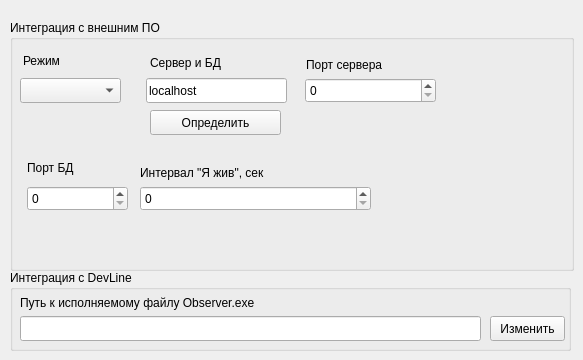
       <widget class="QWidget" name="Integrations">
        <attribute name="title">
         <string>Интеграции</string>
        </attribute>
        <widget class="QGroupBox" name="groupBox_10">
         <property name="geometry">
          <rect>
           <x>10</x>
           <y>20</y>
           <width>564</width>
           <height>251</height>
          </rect>
         </property>
         <property name="title">
          <string>Интеграция с внешним ПО</string>
         </property>
         <widget class="QLabel" name="label_49">
          <property name="geometry">
           <rect>
            <x>140</x>
            <y>30</y>
            <width>131</width>
            <height>25</height>
           </rect>
          </property>
          <property name="text">
           <string>Сервер и БД</string>
          </property>
         </widget>
         <widget class="QLabel" name="label_50">
          <property name="geometry">
           <rect>
            <x>296</x>
            <y>32</y>
            <width>131</width>
            <height>25</height>
           </rect>
          </property>
          <property name="text">
           <string>Порт сервера</string>
          </property>
         </widget>
         <widget class="QComboBox" name="INTEGRATION_Use_comboBox">
          <property name="geometry">
           <rect>
            <x>10</x>
            <y>58</y>
            <width>101</width>
            <height>25</height>
           </rect>
          </property>
         </widget>
         <widget class="QLabel" name="label_51">
          <property name="geometry">
           <rect>
            <x>13</x>
            <y>28</y>
            <width>101</width>
            <height>25</height>
           </rect>
          </property>
          <property name="text">
           <string>Режим</string>
          </property>
         </widget>
         <widget class="QLineEdit" name="INTEGRATION_Host_lineEdit">
          <property name="geometry">
           <rect>
            <x>136</x>
            <y>58</y>
            <width>141</width>
            <height>25</height>
           </rect>
          </property>
          <property name="text">
           <string>localhost</string>
          </property>
         </widget>
         <widget class="QDoubleSpinBox" name="INTEGRATION_Port_doubleSpinBox">
          <property name="geometry">
           <rect>
            <x>295</x>
            <y>58</y>
            <width>131</width>
            <height>25</height>
           </rect>
          </property>
          <property name="decimals">
           <number>0</number>
          </property>
          <property name="maximum">
           <double>9999.000000000000000</double>
          </property>
         </widget>
         <widget class="QPushButton" name="INTEGRATION_pushButton">
          <property name="geometry">
           <rect>
            <x>140</x>
            <y>90</y>
            <width>131</width>
            <height>25</height>
           </rect>
          </property>
          <property name="text">
           <string>Определить</string>
          </property>
         </widget>
         <widget class="QDoubleSpinBox" name="INTEGRATION_Port2_doubleSpinBox">
          <property name="geometry">
           <rect>
            <x>17</x>
            <y>166</y>
            <width>101</width>
            <height>25</height>
           </rect>
          </property>
          <property name="decimals">
           <number>0</number>
          </property>
          <property name="maximum">
           <double>9999.000000000000000</double>
          </property>
         </widget>
         <widget class="QLabel" name="label_52">
          <property name="geometry">
           <rect>
            <x>17</x>
            <y>140</y>
            <width>91</width>
            <height>16</height>
           </rect>
          </property>
          <property name="sizePolicy">
           <sizepolicy hsizetype="Fixed" vsizetype="Fixed">
            <horstretch>0</horstretch>
            <verstretch>0</verstretch>
           </sizepolicy>
          </property>
          <property name="minimumSize">
           <size>
            <width>61</width>
            <height>16</height>
           </size>
          </property>
          <property name="maximumSize">
           <size>
            <width>999</width>
            <height>16</height>
           </size>
          </property>
          <property name="text">
           <string>Порт БД</string>
          </property>
         </widget>
         <widget class="QLabel" name="label_53">
          <property name="geometry">
           <rect>
            <x>130</x>
            <y>140</y>
            <width>251</width>
            <height>25</height>
           </rect>
          </property>
          <property name="text">
           <string>Интервал &quot;Я жив&quot;, сек</string>
          </property>
         </widget>
         <widget class="QDoubleSpinBox" name="INTEGRATION_KeepAliveInterval_doubleSpinBox">
          <property name="geometry">
           <rect>
            <x>130</x>
            <y>166</y>
            <width>231</width>
            <height>25</height>
           </rect>
          </property>
          <property name="decimals">
           <number>0</number>
          </property>
         </widget>
        </widget>
        <widget class="QGroupBox" name="groupBox_13">
         <property name="geometry">
          <rect>
           <x>10</x>
           <y>270</y>
           <width>561</width>
           <height>81</height>
          </rect>
         </property>
         <property name="title">
          <string>Интеграция с DevLine</string>
         </property>
         <widget class="QLineEdit" name="INTEGRATION_DevLine_filepath_lineEdit">
          <property name="geometry">
           <rect>
            <x>10</x>
            <y>46</y>
            <width>461</width>
            <height>25</height>
           </rect>
          </property>
         </widget>
         <widget class="QPushButton" name="INTEGRATION_DevLine_pushButton">
          <property name="geometry">
           <rect>
            <x>480</x>
            <y>46</y>
            <width>75</width>
            <height>25</height>
           </rect>
          </property>
          <property name="text">
           <string>Изменить</string>
          </property>
         </widget>
         <widget class="QLabel" name="label_59">
          <property name="geometry">
           <rect>
            <x>10</x>
            <y>20</y>
            <width>531</width>
            <height>25</height>
           </rect>
          </property>
          <property name="text">
           <string>Путь к исполняемому файлу Observer.exe</string>
          </property>
         </widget>
        </widget>
       </widget>
